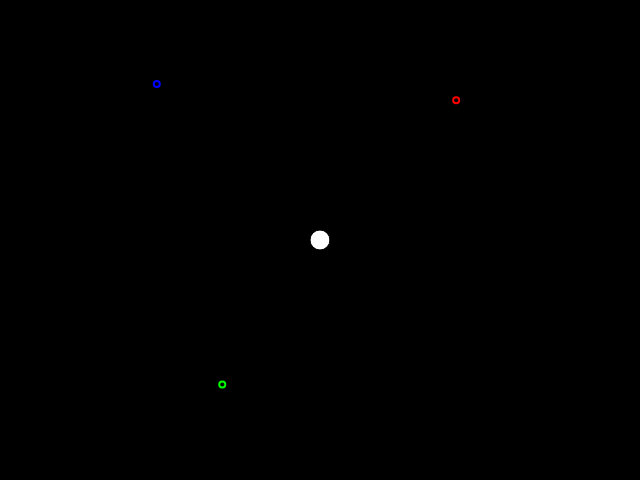
Frame 1 (no input)
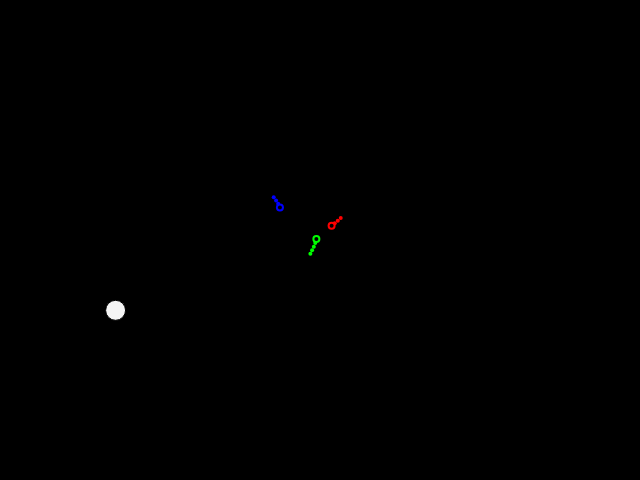
Frame 60 (no input)
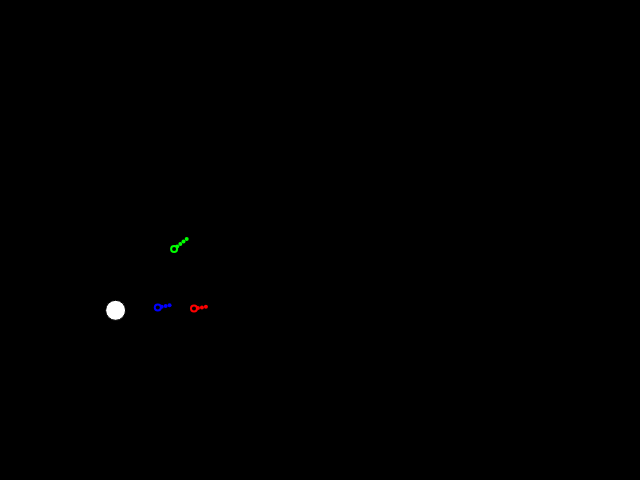
Frame 120 (the mouse pressed at the canvas centre since frame 60)

The p5.js sketch that drew these frames (run headless with seeded random() and noise() and a simulated clock; from frame 60 on, the mouse is pressed at the canvas centre):

// p5.js sketch
// ── sketch.js
// Nikesh Bajaj
// Idea taken from Jacob_Joaquin_Centipede_Walls submission
// Thanks 


var nSnakes = 3; // Number of centipedes to generate
var S = []; // Container to store centipede objects

// See Centipede.js for more settings
var xt=0,yt=0, Eaten =false;
function setup() {
    createCanvas(640, 480);

    // Objects: The code creates an object with the constructor function(not using prototype method).
    colorMode(HSB);
    for (var i = 0; i < nSnakes; i++) {
        
        S.push(new Snake(random(width), random(height), color(i/nSnakes * 360, 200, 100)));
    }
    xt=width/2,yt=height/2
}

function draw() {
    background(0);
    if(Eaten){
        
    }
    fill(255,0, random(255))
    ellipse(xt,yt,20,20)



    for (var i = 0; i < S.length; i++) {
        S[i].update(xt,yt);
    }
    
    for (var i = 0; i < S.length; i++) {
        S[i].display();
    }

    for (var i = 0; i < S.length; i++) {
        if(S[i].isEaten(xt,yt)){
            xt = random(100, width)
            yt = random(100, height)
        }
    }

}


function Snake(x, y, c) {
    // Set steering variables
    this.separateCoef = 0.5; // How separate?
    this.steeringCoef = 0.2; // How long to transition from current velocity to desired target

    // Vectors: The object stores its position, velocity, and acceleration as vectors.
    this.acceleration = p5.Vector.fromAngle(random(TAU));
    this.velocity = createVector(0, 0);
    this.position = createVector(x, y);

    this.nSegments = 4; // Number of segments
    this.size = 4; // Size
    this.maxVelocity = 1; // Max velocity
    this.maxForce = 5;
    this.color = c;

    // Create segments (which are position vectors)
    this.segments = [];
    for (var i = 0; i < this.nSegments; i++) {
        this.segments.push(this.position.copy());
    }

    // Reynold's Arrive
    this.arrive = function(target) {
        var desired = p5.Vector.sub(target, this.position);

        // The arrive behavior!
        var d = desired.mag();

        if (d < 100) {
            // Map the desired magnitude according to distance
            var m = map(d, 0, 200, 0, this.maxVelocity);
            desired.setMag(m);
        } else {
            desired.setMag(this.maxVelocity);
        }

        desired.setMag(this.maxVelocity);
        // Apply steering
        this.steer(desired);
    }

    this.separate = function(vehicles) {
        var sum = createVector();
        var count = 0;

        // Loop throught every centipde
        for (var i = 0; i < vehicles.length; i++) {
            var vehicle = vehicles[i];

            // Loop through each segment
            for (var j = 0; j < vehicle.segments.length; j++) {
                var segment = vehicle.segments[j];
                var desiredseparation = (this.size * 2 + vehicle.size * 2) * this.separateCoef;
                var d = p5.Vector.dist(this.position, segment);

                // If the distance is greater than 0 and less than an arbitrary amount (0 when you are yourself)
                if ((d > 0) && (d < desiredseparation)) {
                    // Calculate vector pointing away from neighbor
                    var diff = p5.Vector.sub(this.position, segment);
                    diff.normalize();
                    diff.div(d); // Weight by distance
                    sum.add(diff);
                    count++; // Keep track of how many
                }
            }
        }

        // Average -- divide by how many
        if (count > 0) {
            sum.div(count);
            // Our desired vector is the average scaled to maximum speed
            sum.normalize();
            sum.mult(this.maxVelocity);
            // Implement Reynolds: Steering = Desired - Velocity
            var steer = p5.Vector.sub(sum, this.velocity);
            steer.limit(this.maxForce);
            this.applyForce(steer);
        }
    }

    // formula: steering = desired - velocity
    this.steer = function(desired) {
        var steering = p5.Vector.sub(desired, this.velocity).mult(this.steeringCoef);;
        steering.limit(this.maxforce);
        this.applyForce(steering);
    }

    
    this.applyForce = function(force) {
        this.velocity.add(force);
        this.velocity.limit(this.maxVelocity); // Limit velocity
        this.position.add(this.velocity);
    };

    this.isEaten =function(xt,yt){
        if(dist(this.segments[0].x,this.segments[0].y,xt,yt)<this.size + 10){
            this.segments.push(this.position.copy())
            return true;
        }
        return false;
    }

    
    this.update = function(targetX,targetY) {
    
        var desired = createVector(targetX,targetY);
    
        this.applyForce(this.arrive(desired));
        this.separate(S);
    
        this.segments[0] = this.position;
        for (var i = 1; i < this.segments.length; i++) {
            var s0 = this.segments[i - 1]; // Previous segment
            var s1 = this.segments[i]; // Current segment
    
            if (dist(s0.x, s0.y, s1.x, s1.y) > this.size) {
                var v2 = p5.Vector.sub(s1, s0).setMag(this.size);
                this.segments[i] = s0.copy().add(v2);
            }
        }


    }

    
    this.display = function() {
        push();
        fill(this.color);
        noStroke();
    
        for (var i = this.segments.length - 1; i >= 0; i--) {
            var seg = this.segments[i];
            if(i==0){
                ellipse(seg.x, seg.y, 2*this.size, 2*this.size);
                fill(0)
                ellipse(seg.x, seg.y, this.size, this.size);
            }else{
                ellipse(seg.x, seg.y, this.size, this.size);
            }
        }
        pop();
    }
}
